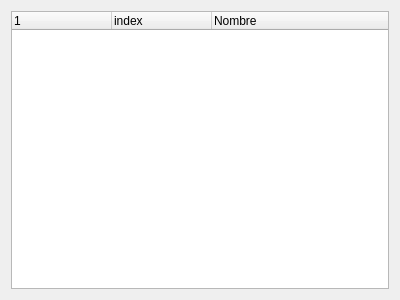
<?xml version="1.0" encoding="UTF-8"?>
<ui version="4.0">
 <class>Form</class>
 <widget class="QWidget" name="Form">
  <property name="geometry">
   <rect>
    <x>0</x>
    <y>0</y>
    <width>400</width>
    <height>300</height>
   </rect>
  </property>
  <property name="windowTitle">
   <string>Form</string>
  </property>
  <layout class="QVBoxLayout" name="verticalLayout">
   <item>
    <widget class="QTreeWidget" name="treeMain">
     <column>
      <property name="text">
       <string notr="true"/>
      </property>
     </column>
     <column>
      <property name="text">
       <string>index</string>
      </property>
     </column>
     <column>
      <property name="text">
       <string>Nombre</string>
      </property>
     </column>
    </widget>
   </item>
  </layout>
 </widget>
 <resources/>
 <connections/>
</ui>
